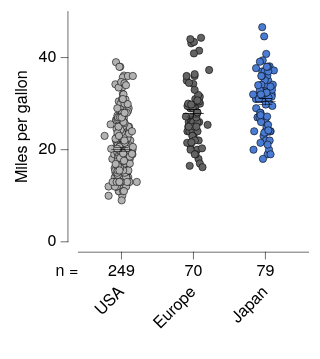

Source (Vega-Lite JSON):
### Vega-Lite specification from a JSON file in a GitHub repository (floating-point values rounded to 4 significant figures; data arrays with more than 128 entries replaced by an {"elided": "..."} marker saying what was removed)
{"background": null, "config": {"arc": {"fill": "#DBDBDB", "fillOpacity": 1.0, "innerRadius": 25.0, "padAngle": 0.03, "stroke": "black", "strokeOpacity": 1, "strokeWidth": 0.25}, "area": {"fill": "#DBDBDB", "fillOpacity": 1.0, "stroke": "black", "strokeOpacity": 1, "strokeWidth": 0.25}, "axis": {"domain": true, "domainCap": "round", "domainColor": "black", "domainWidth": 0.25, "grid": false, "gridCap": "round", "gridColor": "#F1F1F1", "gridDash": [0, 0], "gridOpacity": 1.0, "gridWidth": 0.25, "labelColor": "black", "labelFont": "Helvetica Neue, HelveticaNeue, Helvetica, Arial, sans-serif", "labelFontSize": 7, "labelFontStyle": "normal", "labelFontWeight": 400, "offset": 4.5, "ticks": true, "tickCap": "round", "tickColor": "black", "tickRound": false, "tickSize": 3, "tickWidth": 0.25, "titleColor": "black", "titleFont": "Helvetica Neue, HelveticaNeue, Helvetica, Arial, sans-serif", "titleFontSize": 7, "titleFontStyle": "normal", "titleFontWeight": 400}, "axisX": {"domain": true, "labelAlign": "center", "labelAngle": 0, "labels": true, "ticks": true, "translate": 0}, "axisY": {"domain": true, "labelAlign": "right", "labelAngle": 0, "labels": true, "ticks": true, "translate": 0}, "axisRight": {"domain": true, "labelAlign": "left", "labelAngle": 0, "labels": true, "ticks": true, "translate": 0}, "axisTop": {"domain": true, "labelAlign": "center", "labelAngle": 0, "labels": true, "ticks": true, "translate": 0}, "axisBand": {"tickOffset": 0}, "bar": {"fill": "#DBDBDB", "fillOpacity": 1.0, "stroke": "black", "strokeOpacity": 1, "strokeWidth": 0.25}, "boxplot": {"size": 9.0, "ticks": {"cornerRadius": 0.25, "fill": "black", "opacity": 1, "size": 4.5, "thickness": 0.25}, "box": {"fillOpacity": 1.0, "stroke": "black", "strokeOpacity": 1, "strokeWidth": 0.25}, "median": {"cornerRadius": 0, "fill": "black", "fillOpacity": 1.0, "opacity": 1, "size": 9.0, "thickness": 0.25}, "rule": {"fill": "black", "fillOpacity": 1.0, "size": 10.0, "stroke": "black", "strokeDash": [0, 0], "strokeOpacity": 1, "strokeWidth": 0.25}, "outliers": {"color": "black", "fill": "black", "fillOpacity": 1.0, "size": 0, "stroke": "black", "strokeOpacity": 1, "strokeWidth": 0.25}}, "circle": {"fill": "black", "fillOpacity": 1.0, "size": 1.25, "stroke": null, "strokeOpacity": 1, "strokeWidth": 0.25}, "errorband": {"band": {"fillOpacity": 0.6, "stroke": null, "strokeWidth": 0.25, "strokeOpacity": 1}, "borders": {"opacity": 0, "strokeOpacity": 0.25, "strokeWidth": 1}}, "errorbar": {"opacity": 1, "rule": {"strokeDash": [0, 0], "strokeWidth": 0.25}, "ticks": {"color": "black", "cornerRadius": 0.125, "opacity": 1, "size": 6.0, "thickness": 0.25}, "thickness": 0.25}, "font": "Helvetica Neue, HelveticaNeue, Helvetica, Arial, sans-serif", "geoshape": {"fill": "#DBDBDB", "fillOpacity": 1.0, "stroke": "black", "strokeOpacity": 1, "strokeWidth": 0.25}, "header": {"labelColor": "black", "labelFont": "Helvetica Neue, HelveticaNeue, Helvetica, Arial, sans-serif", "labelFontSize": 7, "labelFontStyle": "normal", "labelFontWeight": 400, "titleColor": "black", "titleFont": "Helvetica Neue, HelveticaNeue, Helvetica, Arial, sans-serif", "titleFontSize": 7, "titleFontStyle": "normal", "titleFontWeight": 400, "titlePadding": 0}, "legend": {"disable": false, "offset": 4.5, "titlePadding": 4, "labelOffset": 2, "gradientLabelOffset": 2, "gradientLength": 50.0, "gradientThickness": 5.0, "gradientOpacity": 1.0, "gradientStrokeColor": "black", "gradientStrokeWidth": 0.25, "labelColor": "black", "labelFont": "Helvetica Neue, HelveticaNeue, Helvetica, Arial, sans-serif", "labelFontSize": 7, "labelFontStyle": "normal", "labelFontWeight": 400, "strokeColor": "black", "strokeWidth": 0, "symbolSize": 42, "symbolStrokeColor": "black", "symbolStrokeWidth": 0.25, "titleColor": "black", "titleFont": "Helvetica Neue, HelveticaNeue, Helvetica, Arial, sans-serif", "titleFontSize": 7, "titleFontStyle": "normal", "titleFontWeight": 400}, "line": {"color": "black", "stroke": "black", "strokeCap": "butt", "strokeDash": [0, 0], "strokeOpacity": 1, "strokeWidth": 0.5}, "point": {"filled": true, "fill": "#DBDBDB", "fillOpacity": 1.0, "size": 5.0, "stroke": "black", "strokeOpacity": 1, "strokeWidth": 0.25}, "range": {"category": ["#B2B2B2", "#636363", "#4A7CD3", "#008542", "#382864", "#509F98", "#284F93", "#005226", "#A398D6", "#173633"], "diverging": {"scheme": ["#443E60", "#5F597E", "#7C759B", "#9994B6", "#B7B4CC", "#D6D5DC", "#F6F6F6", "#D1DAD9", "#A4C2BF", "#7AA9A4", "#578E89", "#37736E", "#1B5954"]}, "heatmap": {"scheme": ["#32022B", "#43044D", "#4C196E", "#4D338C", "#484DA6", "#3A68BB", "#1D83CA", "#1D9CCB", "#23B5C9", "#28CDC5", "#4DE0B4", "#91EE9F"]}, "ordinal": {"scheme": ["#F1F1F1", "#DBDBDB", "#C6C6C6", "#B2B2B2", "#9D9D9D", "#898989", "#767676", "#636363", "#515151", "#404040", "#2F2F2F", "#1F1F1F"]}, "ramp": {"scheme": ["#32022B", "#43044D", "#4C196E", "#4D338C", "#484DA6", "#3A68BB", "#1D83CA", "#1D9CCB", "#23B5C9", "#28CDC5", "#4DE0B4", "#91EE9F"]}}, "rule": {"color": "black", "stroke": "black", "strokeCap": "round", "strokeDash": [2, 2], "strokeOpacity": 1, "strokeWidth": 0.25}, "scale": {"bandPaddingInner": 0.1, "bandPaddingOuter": 0.1, "round": false}, "rect": {"fill": "#DBDBDB", "fillOpacity": 1.0, "stroke": "black", "strokeOpacity": 1, "strokeWidth": 0.25}, "square": {"fill": "#DBDBDB", "fillOpacity": 1.0, "size": 10.0, "stroke": "black", "strokeOpacity": 1, "strokeWidth": 0.25}, "text": {"color": "black", "font": "Helvetica Neue, HelveticaNeue, Helvetica, Arial, sans-serif", "fontSize": 7, "fontStyle": "normal", "fontWeight": 400}, "tick": {"color": "black", "cornerRadius": 0.125, "opacity": 1.0, "size": 9.0, "thickness": 0.25}, "title": {"anchor": "middle", "frame": "group", "color": "black", "font": "Helvetica Neue, HelveticaNeue, Helvetica, Arial, sans-serif", "fontSize": 7, "fontStyle": "normal", "fontWeight": 400, "subtitleColor": "black", "subtitleFont": "Helvetica Neue, HelveticaNeue, Helvetica, Arial, sans-serif", "subtitleFontSize": "Helvetica Neue, HelveticaNeue, Helvetica, Arial, sans-serif", "subtitleFontStyle": "normal", "subtitleFontWeight": 400}, "trail": {"color": "black", "opacity": 1, "size": 0.5}, "view": {"continuousWidth": 100, "continuousHeight": 100, "discreteWidth": 100, "discreteHeight": 100, "fill": null, "stroke": null, "strokeWidth": 0.25}}, "vconcat": [{"layer": [{"data": {"name": "data-5a85ede2053d4aec77293cfb476ae07b"}, "mark": {"type": "circle", "opacity": 1.0, "size": 10.0, "stroke": "black", "strokeOpacity": 1, "strokeWidth": 0.25}, "encoding": {"color": {"field": "Origin", "legend": null, "scale": {"domain": ["USA", "Europe", "Japan"]}, "sort": ["USA", "Europe", "Japan"], "title": null, "type": "nominal"}, "x": {"axis": {"labels": false, "title": null}, "field": "Origin", "scale": {"domain": ["USA", "Europe", "Japan"]}, "sort": ["USA", "Europe", "Japan"], "title": "Origin", "type": "nominal"}, "xOffset": {"field": "jitter_x", "scale": {"domain": [-7.33, 7.33], "range": [5.17, 19.83]}, "type": "quantitative"}, "y": {"field": "Miles_per_Gallon", "title": "Miles per gallon", "type": "quantitative"}}}, {"data": {"name": "data-64e7897fd8423deef5c97d660b6d3367"}, "mark": {"type": "errorbar"}, "encoding": {"x": {"axis": {"labels": false, "title": null}, "field": "Origin", "scale": {"domain": ["USA", "Europe", "Japan"]}, "sort": ["USA", "Europe", "Japan"], "title": "Origin", "type": "nominal"}, "y": {"field": "__mean", "title": "Miles per gallon", "type": "quantitative"}, "yError": {"field": "__error"}}}, {"data": {"name": "data-64e7897fd8423deef5c97d660b6d3367"}, "mark": {"type": "tick"}, "encoding": {"x": {"axis": {"labels": false, "title": null}, "field": "Origin", "scale": {"domain": ["USA", "Europe", "Japan"]}, "sort": ["USA", "Europe", "Japan"], "title": "Origin", "type": "nominal"}, "y": {"field": "__mean", "title": "Miles per gallon", "type": "quantitative"}}}]}, {"layer": [{"data": {"name": "data-f7b265060270c2eb724ce184e30b4700"}, "mark": {"type": "text", "align": "right", "baseline": "middle", "fontSize": 7}, "encoding": {"text": {"field": "__label", "type": "nominal"}, "x": {"value": 0}, "y": {"axis": {"domain": false, "grid": false, "labels": false, "ticks": false, "title": null}, "bandPosition": 0.5, "field": "__label", "scale": {"domain": ["n ="], "range": [0, 10]}, "sort": ["n ="], "type": "nominal"}}}, {"data": {"name": "data-1d730befcb87c9256aea8f96ff8be5d0"}, "mark": {"type": "text", "align": "center", "baseline": "middle", "fontSize": 7}, "encoding": {"text": {"field": "__value", "type": "nominal"}, "x": {"axis": {"domain": false, "grid": false, "labels": false, "ticks": false, "title": null}, "field": "__category", "scale": {"domain": ["USA", "Europe", "Japan"]}, "sort": ["USA", "Europe", "Japan"], "type": "nominal"}, "y": {"axis": {"domain": false, "grid": false, "labels": false, "ticks": false, "title": null}, "bandPosition": 0.5, "field": "__label", "scale": {"domain": ["n ="], "range": [0, 10]}, "sort": ["n ="], "type": "nominal"}}}, {"data": {"name": "data-bc9f3d6464c20a9e6af43ca6b3673666"}, "mark": {"type": "text", "align": "right", "angle": 315, "baseline": "middle", "fontSize": 7}, "encoding": {"text": {"field": "__display", "type": "nominal"}, "x": {"axis": {"domain": false, "grid": false, "labels": false, "ticks": false, "title": null}, "field": "__category", "scale": {"domain": ["USA", "Europe", "Japan"]}, "sort": ["USA", "Europe", "Japan"], "type": "nominal"}, "y": {"value": 12.71}}}], "height": 33, "view": {"fill": null, "stroke": null}, "width": 100}], "resolve": {"scale": {"x": "shared"}}, "spacing": 0, "$schema": "https://vega.github.io/schema/vega-lite/v6.4.1.json", "datasets": {"data-5a85ede2053d4aec77293cfb476ae07b": {"elided": "398 records"}, "data-64e7897fd8423deef5c97d660b6d3367": [{"Origin": "USA", "__mean": 20.08, "__error": 0.4058, "__dysonsphere__": 1}, {"Origin": "Japan", "__mean": 30.45, "__error": 0.6852, "__dysonsphere__": 1}, {"Origin": "Europe", "__mean": 27.89, "__error": 0.8037, "__dysonsphere__": 1}], "data-f7b265060270c2eb724ce184e30b4700": [{"__label": "n =", "__dysonsphere__": 1}], "data-1d730befcb87c9256aea8f96ff8be5d0": [{"__label": "n =", "__category": "USA", "__value": "249", "__dysonsphere__": 1}, {"__label": "n =", "__category": "Europe", "__value": "70", "__dysonsphere__": 1}, {"__label": "n =", "__category": "Japan", "__value": "79", "__dysonsphere__": 1}], "data-bc9f3d6464c20a9e6af43ca6b3673666": [{"__category": "USA", "__display": "USA", "__dysonsphere__": 1}, {"__category": "Europe", "__display": "Europe", "__dysonsphere__": 1}, {"__category": "Japan", "__display": "Japan", "__dysonsphere__": 1}]}}
